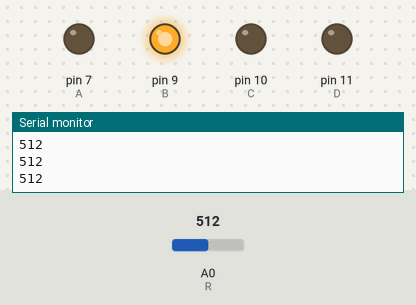
Simulated run of this sketch. Board: Arduino Uno, built with avr-gcc and run on an emulated ATmega328P. Parts: output pins drawn as LEDs (lit = HIGH), the last lines printed to the serial monitor. Inputs (shaded band) come from the test bench; at power-on: A0 (R) = 512.

Above: at 1.2 s.
1.3 s: A0 (R) set to 484
At 2.0 s:
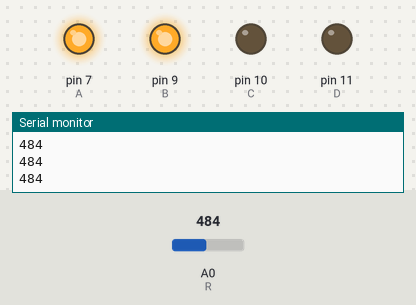
2.8 s: A0 (R) set to 267
4.3 s: A0 (R) set to 235
At 5.5 s:
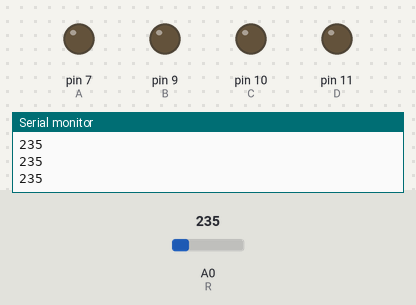
5.8 s: A0 (R) set to 260
At 6.7 s:
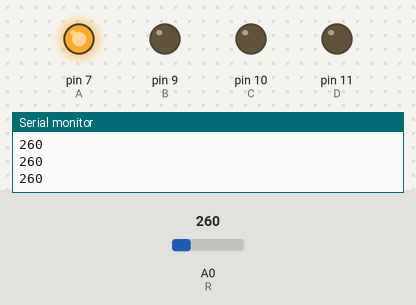
7.3 s: A0 (R) set to 760
At 7.8 s:
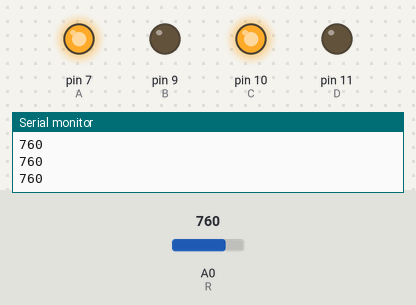
8.8 s: A0 (R) set to 739
At 9.1 s:
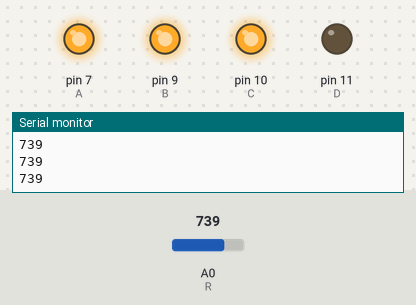
Timing chart, 0 to 11.3 s (numbered marks = the images above; inputs shaded):
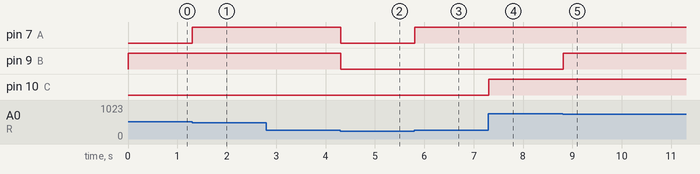

Measured:
- the behaviour switches between 500 and 499 on A0 (R) (found by bisection; images 0 and 1)
- the behaviour switches between 250 and 249 on A0 (R) (found by bisection; images 1 and 2)
- the behaviour switches between 750 and 749 on A0 (R) (found by bisection; images 4 and 5)
- after the input at 1.3 s, pin 7 (A): LOW → HIGH at once
- after the input at 4.3 s, pin 7 (A), pin 9 (B): HIGH → LOW at once
- after the input at 5.8 s, pin 7 (A): LOW → HIGH at once
- after the input at 7.3 s, pin 10 (C): LOW → HIGH at once
- after the input at 8.8 s, pin 9 (B): LOW → HIGH at once

The sketch:

openlight.ino
```cpp
int A = 7;
int B = 9;
int C = 10;
int D = 11;
int R = A0;
void setup() {
  // put your setup code here, to run once:
pinMode(A,OUTPUT);
pinMode(B,OUTPUT);
pinMode(C,OUTPUT);
pinMode(D,OUTPUT);
pinMode(R,INPUT);
Serial.begin(9600);
}

void loop() {
  // put your main code here, to run repeatedly:
int n = analogRead(R);
Serial.println(n);

if(n>=1000){
  digitalWrite(D,HIGH);
}
else if(n>=750){
  digitalWrite(C,HIGH);
}
else if(n>=500){
  digitalWrite(B,HIGH);
}
else if(n>=250){
  digitalWrite(A,HIGH);
}
else{
  digitalWrite(A,LOW);
  digitalWrite(B,LOW);
  digitalWrite(C,LOW);
  digitalWrite(D,LOW);
}
}
```
